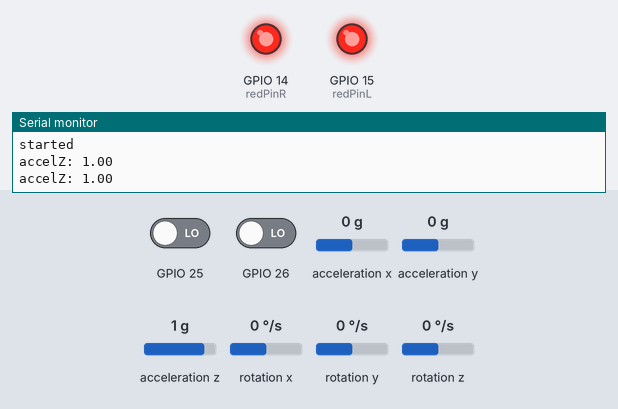
This sketch was run on a simulated ESP32. On the bench: output pins drawn as LEDs (lit = HIGH), the last lines printed to the serial monitor. Dashed ring = blinking. Inputs (shaded band) come from the test bench; at power-on: GPIO 25 LOW, GPIO 26 LOW, acceleration x 0 g, acceleration y 0 g, acceleration z 1 g, rotation x 0 °/s, rotation y 0 °/s, rotation z 0 °/s.

Above: at 1.2 s.
1.3 s: GPIO 25 driven HIGH
At 2.0 s:
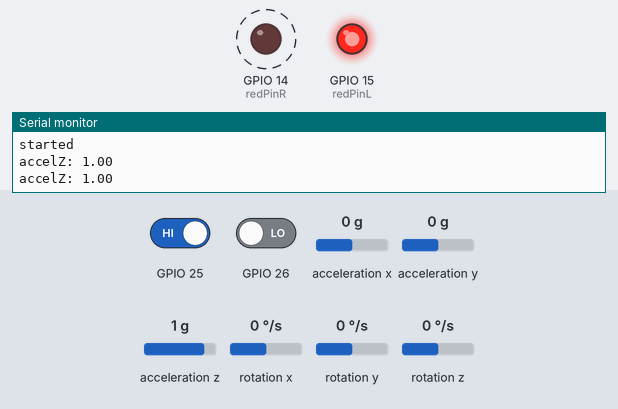
4.4 s: GPIO 26 driven HIGH
At 4.91 s:
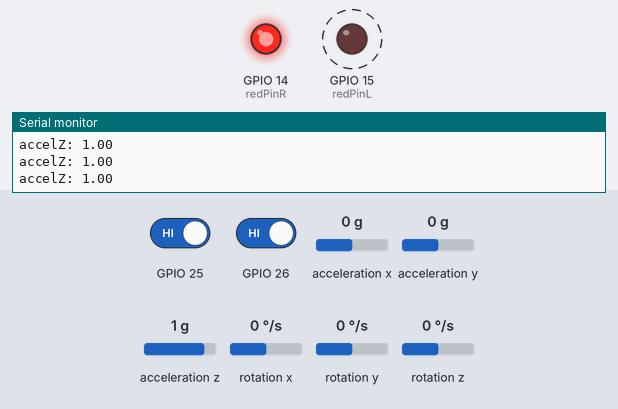
7.5 s: GPIO 26 driven LOW
At 10.5 s:
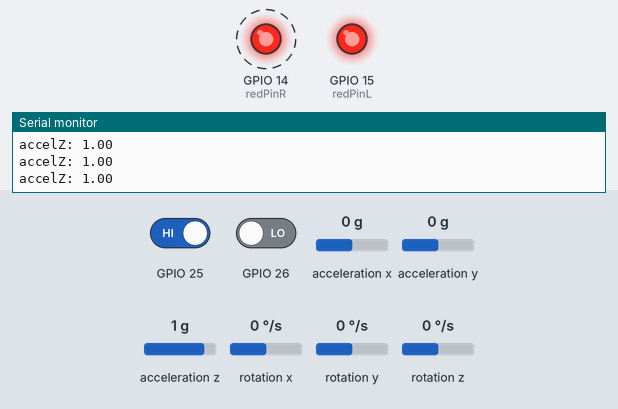
10.6 s: GPIO 25 driven LOW
At 11.3 s:
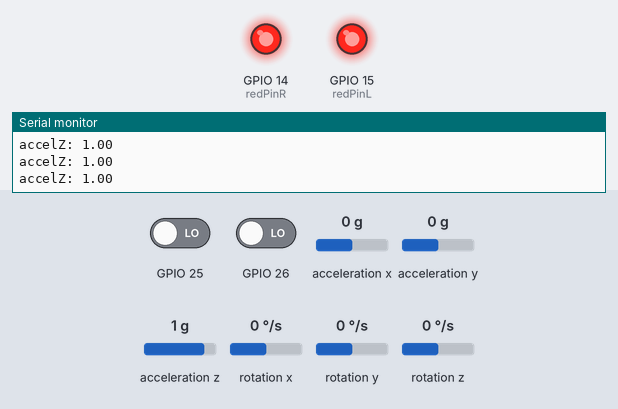
Timing chart, 0 to 13.1 s (numbered marks = the images above; inputs shaded):
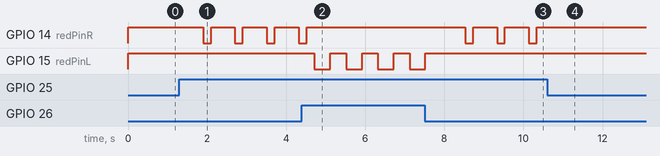

Measured:
- after the input at 1.3 s, GPIO 14 (redPinR): alternates HIGH for 0.60 s and LOW for 0.20 s, starting after 0.60 s
- after the input at 4.4 s, GPIO 14 (redPinR): goes on until 4.5 s, then stays HIGH; GPIO 15 (redPinL): alternates HIGH for 0.40 s and LOW for 0.40 s, starting after 0.31 s
- after the input at 7.5 s, GPIO 14 (redPinR): alternates HIGH for 0.60 s and LOW for 0.20 s, starting after 1.0 s; GPIO 15 (redPinL): goes on until 7.5 s, then stays HIGH
- after the input at 10.6 s, GPIO 14 (redPinR): stops changing and stays HIGH

The sketch:

elsys_prosjekt2.0.ino
```cpp
#include <MPU9250_asukiaaa.h>
bool blinkR=false;
bool blinkL = false;

int redPinR=14;
int redPinL=15;

const long interval=250;
unsigned long prev_mil=0;
unsigned long blink_mil=0;

int RedR = 255;
int RedL = 255;

int gyro_mil=0;
int count=0;
bool gyro = false;

#ifdef _ESP32_HAL_I2C_H_
#define SDA_PIN 21
#define SCL_PIN 22
#endif

MPU9250_asukiaaa mySensor;
float aZ;
bool getAccelZ();

void setup() {
  Serial.begin(115200);
  while(!Serial);
  Serial.println("started");

#ifdef _ESP32_HAL_I2C_H_ // For ESP32
  Wire.begin(SDA_PIN, SCL_PIN);
  mySensor.setWire(&Wire);
#endif
  mySensor.beginAccel();

pinMode(26,INPUT);
pinMode(redPinR, OUTPUT);
pinMode(25,INPUT);
pinMode(redPinL, OUTPUT);
}


void loop() {
  uint8_t sensorId;
if (digitalRead(25)==HIGH){
  if (blinkL){
    blinkL=false;
  }
  blinkR=!blinkR;
  delay(200);}
if (blinkR && ((millis()-prev_mil)>interval)){    //&& (millis()%1000==0)){

prev_mil=millis();
  if (RedR==255){
    RedR=0;
  digitalWrite(redPinR,HIGH);
  }
  else{
    RedR=255;
  digitalWrite(redPinR,LOW);

  }
}
if(!blinkR){
  digitalWrite(redPinR,HIGH);
}

//left led
if (digitalRead(26)==HIGH){
  if (blinkR){
    blinkR=false;
  }
  blinkL=!blinkL;
  delay(200);}

if (blinkL && ((millis()-prev_mil)>interval)){    //&& (millis()%1000==0)){

prev_mil=millis();
  if (RedL==255){
    RedL=0;
  digitalWrite(redPinL,LOW);

  }
  else{
    RedL=255;
  digitalWrite(redPinL,HIGH);

  }
}
if(!blinkL){
  digitalWrite(redPinL,HIGH);
  }

//Gyroskop
if (millis()-gyro_mil>1000){
  gyro_mil=millis();
  if (getAccelZ()){
    Serial.print("getaccel");
    count++;
    gyro=true;
  }
  if (!getAccelZ()&&(count>0)){
    Serial.print("ikke getaccel");
    blinkR=false;
    blinkL=false;
    count=0;
  }

}
if (gyro&&(blinkR||blinkL)){
  if (!getAccelZ()){
    Serial.print("Gyro");
    blinkR=false;
    blinkL=false;
    gyro = false;
    count = 0;
  }
}

}

bool getAccelZ(){

//   if (mySensor.readId(&sensorId) == 0) {
//    Serial.println("sensorId: " + String(sensorId));
//  } else {
//    Serial.println("Cannot read sensorId");
//  }

  if (mySensor.accelUpdate() == 0) {
    aZ = mySensor.accelZ();
    Serial.println("accelZ: " + String(aZ));

//  } else {
//    Serial.println("Cannod read accel values");
//  }
    if(aZ < -2.40){
      return true;
    }
    else {
      return false;
      }
//  Serial.println("at " + String(millis()) + "ms");
//  Serial.println(""); // Add an empty line
  }
}
```
